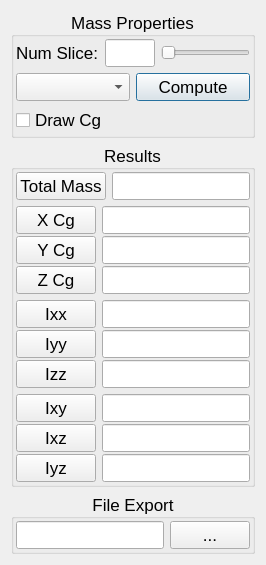
<?xml version="1.0" encoding="UTF-8"?>
<ui version="4.0">
 <class>MassProperties</class>
 <widget class="QDialog" name="MassProperties">
  <property name="geometry">
   <rect>
    <x>0</x>
    <y>0</y>
    <width>266</width>
    <height>536</height>
   </rect>
  </property>
  <property name="windowTitle">
   <string>Mass Properties Editor</string>
  </property>
  <layout class="QVBoxLayout" name="verticalLayout_2">
   <item>
    <widget class="QGroupBox" name="gbMassProperties">
     <property name="font">
      <font>
       <pointsize>13</pointsize>
      </font>
     </property>
     <property name="title">
      <string>Mass Properties</string>
     </property>
     <property name="alignment">
      <set>Qt::AlignCenter</set>
     </property>
     <layout class="QGridLayout" name="gridLayout">
      <property name="leftMargin">
       <number>2</number>
      </property>
      <property name="topMargin">
       <number>2</number>
      </property>
      <property name="rightMargin">
       <number>2</number>
      </property>
      <property name="bottomMargin">
       <number>2</number>
      </property>
      <item row="0" column="0" colspan="2">
       <layout class="QHBoxLayout" name="horizontalLayout">
        <item>
         <widget class="QLabel" name="NumSlices">
          <property name="text">
           <string>Num Slice:</string>
          </property>
         </widget>
        </item>
        <item>
         <widget class="QLineEdit" name="numSliceInput">
          <property name="minimumSize">
           <size>
            <width>40</width>
            <height>0</height>
           </size>
          </property>
          <property name="maximumSize">
           <size>
            <width>50</width>
            <height>16777215</height>
           </size>
          </property>
         </widget>
        </item>
        <item>
         <widget class="QSlider" name="numSlicesSlider">
          <property name="orientation">
           <enum>Qt::Horizontal</enum>
          </property>
         </widget>
        </item>
       </layout>
      </item>
      <item row="1" column="0">
       <widget class="QComboBox" name="setChoice"/>
      </item>
      <item row="1" column="1">
       <widget class="QPushButton" name="ComputeButton">
        <property name="text">
         <string>Compute</string>
        </property>
        <property name="default">
         <bool>true</bool>
        </property>
       </widget>
      </item>
      <item row="2" column="0" colspan="2">
       <widget class="QCheckBox" name="drawCgButton">
        <property name="text">
         <string>Draw Cg</string>
        </property>
       </widget>
      </item>
     </layout>
    </widget>
   </item>
   <item>
    <widget class="QGroupBox" name="gbResults">
     <property name="font">
      <font>
       <pointsize>13</pointsize>
       <weight>50</weight>
       <bold>false</bold>
      </font>
     </property>
     <property name="title">
      <string>Results</string>
     </property>
     <property name="alignment">
      <set>Qt::AlignCenter</set>
     </property>
     <layout class="QVBoxLayout" name="verticalLayout">
      <property name="leftMargin">
       <number>2</number>
      </property>
      <property name="topMargin">
       <number>2</number>
      </property>
      <property name="rightMargin">
       <number>2</number>
      </property>
      <property name="bottomMargin">
       <number>2</number>
      </property>
      <item>
       <layout class="QHBoxLayout" name="horizontalLayout_2">
        <item>
         <widget class="QPushButton" name="TotalMass">
          <property name="text">
           <string>Total Mass</string>
          </property>
         </widget>
        </item>
        <item>
         <widget class="QLineEdit" name="totalMassOutput"/>
        </item>
       </layout>
      </item>
      <item>
       <layout class="QGridLayout" name="gridLayout_2">
        <property name="horizontalSpacing">
         <number>6</number>
        </property>
        <property name="verticalSpacing">
         <number>2</number>
        </property>
        <item row="0" column="0">
         <widget class="QPushButton" name="XCg">
          <property name="sizePolicy">
           <sizepolicy hsizetype="MinimumExpanding" vsizetype="Fixed">
            <horstretch>0</horstretch>
            <verstretch>0</verstretch>
           </sizepolicy>
          </property>
          <property name="text">
           <string>X Cg</string>
          </property>
         </widget>
        </item>
        <item row="0" column="1">
         <widget class="QLineEdit" name="xCgOutput"/>
        </item>
        <item row="1" column="0">
         <widget class="QPushButton" name="YCg">
          <property name="sizePolicy">
           <sizepolicy hsizetype="MinimumExpanding" vsizetype="Fixed">
            <horstretch>0</horstretch>
            <verstretch>0</verstretch>
           </sizepolicy>
          </property>
          <property name="text">
           <string>Y Cg</string>
          </property>
         </widget>
        </item>
        <item row="1" column="1">
         <widget class="QLineEdit" name="yCgOutput"/>
        </item>
        <item row="2" column="0">
         <widget class="QPushButton" name="ZCg">
          <property name="sizePolicy">
           <sizepolicy hsizetype="MinimumExpanding" vsizetype="Fixed">
            <horstretch>0</horstretch>
            <verstretch>0</verstretch>
           </sizepolicy>
          </property>
          <property name="text">
           <string>Z Cg</string>
          </property>
         </widget>
        </item>
        <item row="2" column="1">
         <widget class="QLineEdit" name="zCgOutput"/>
        </item>
       </layout>
      </item>
      <item>
       <layout class="QGridLayout" name="gridLayout_3">
        <property name="horizontalSpacing">
         <number>6</number>
        </property>
        <property name="verticalSpacing">
         <number>2</number>
        </property>
        <item row="0" column="0">
         <widget class="QPushButton" name="Ixx">
          <property name="sizePolicy">
           <sizepolicy hsizetype="MinimumExpanding" vsizetype="Fixed">
            <horstretch>0</horstretch>
            <verstretch>0</verstretch>
           </sizepolicy>
          </property>
          <property name="text">
           <string>Ixx</string>
          </property>
         </widget>
        </item>
        <item row="0" column="1">
         <widget class="QLineEdit" name="IxxOutput"/>
        </item>
        <item row="1" column="0">
         <widget class="QPushButton" name="Iyy">
          <property name="sizePolicy">
           <sizepolicy hsizetype="MinimumExpanding" vsizetype="Fixed">
            <horstretch>0</horstretch>
            <verstretch>0</verstretch>
           </sizepolicy>
          </property>
          <property name="text">
           <string>Iyy</string>
          </property>
         </widget>
        </item>
        <item row="1" column="1">
         <widget class="QLineEdit" name="IyyOutput"/>
        </item>
        <item row="2" column="0">
         <widget class="QPushButton" name="Izz">
          <property name="sizePolicy">
           <sizepolicy hsizetype="MinimumExpanding" vsizetype="Fixed">
            <horstretch>0</horstretch>
            <verstretch>0</verstretch>
           </sizepolicy>
          </property>
          <property name="text">
           <string>Izz</string>
          </property>
         </widget>
        </item>
        <item row="2" column="1">
         <widget class="QLineEdit" name="IzzOutput"/>
        </item>
       </layout>
      </item>
      <item>
       <layout class="QGridLayout" name="gridLayout_4">
        <property name="horizontalSpacing">
         <number>6</number>
        </property>
        <property name="verticalSpacing">
         <number>2</number>
        </property>
        <item row="0" column="0">
         <widget class="QPushButton" name="Ixy">
          <property name="sizePolicy">
           <sizepolicy hsizetype="MinimumExpanding" vsizetype="Fixed">
            <horstretch>0</horstretch>
            <verstretch>0</verstretch>
           </sizepolicy>
          </property>
          <property name="text">
           <string>Ixy</string>
          </property>
         </widget>
        </item>
        <item row="0" column="1">
         <widget class="QLineEdit" name="IxyOutput"/>
        </item>
        <item row="1" column="0">
         <widget class="QPushButton" name="Ixz">
          <property name="sizePolicy">
           <sizepolicy hsizetype="MinimumExpanding" vsizetype="Fixed">
            <horstretch>0</horstretch>
            <verstretch>0</verstretch>
           </sizepolicy>
          </property>
          <property name="text">
           <string>Ixz</string>
          </property>
         </widget>
        </item>
        <item row="1" column="1">
         <widget class="QLineEdit" name="IxzOutput"/>
        </item>
        <item row="2" column="0">
         <widget class="QPushButton" name="Iyz">
          <property name="sizePolicy">
           <sizepolicy hsizetype="MinimumExpanding" vsizetype="Fixed">
            <horstretch>0</horstretch>
            <verstretch>0</verstretch>
           </sizepolicy>
          </property>
          <property name="text">
           <string>Iyz</string>
          </property>
         </widget>
        </item>
        <item row="2" column="1">
         <widget class="QLineEdit" name="IyzOutput"/>
        </item>
       </layout>
      </item>
     </layout>
    </widget>
   </item>
   <item>
    <widget class="QGroupBox" name="gbFileExport">
     <property name="font">
      <font>
       <pointsize>13</pointsize>
      </font>
     </property>
     <property name="title">
      <string>File Export</string>
     </property>
     <property name="alignment">
      <set>Qt::AlignCenter</set>
     </property>
     <layout class="QHBoxLayout" name="horizontalLayout_3">
      <property name="leftMargin">
       <number>2</number>
      </property>
      <property name="topMargin">
       <number>2</number>
      </property>
      <property name="rightMargin">
       <number>2</number>
      </property>
      <property name="bottomMargin">
       <number>2</number>
      </property>
      <item>
       <widget class="QLineEdit" name="fileExportOutput"/>
      </item>
      <item>
       <widget class="QPushButton" name="fileExportButton">
        <property name="text">
         <string>...</string>
        </property>
        <property name="autoDefault">
         <bool>false</bool>
        </property>
       </widget>
      </item>
     </layout>
    </widget>
   </item>
  </layout>
 </widget>
 <resources/>
 <connections/>
</ui>
